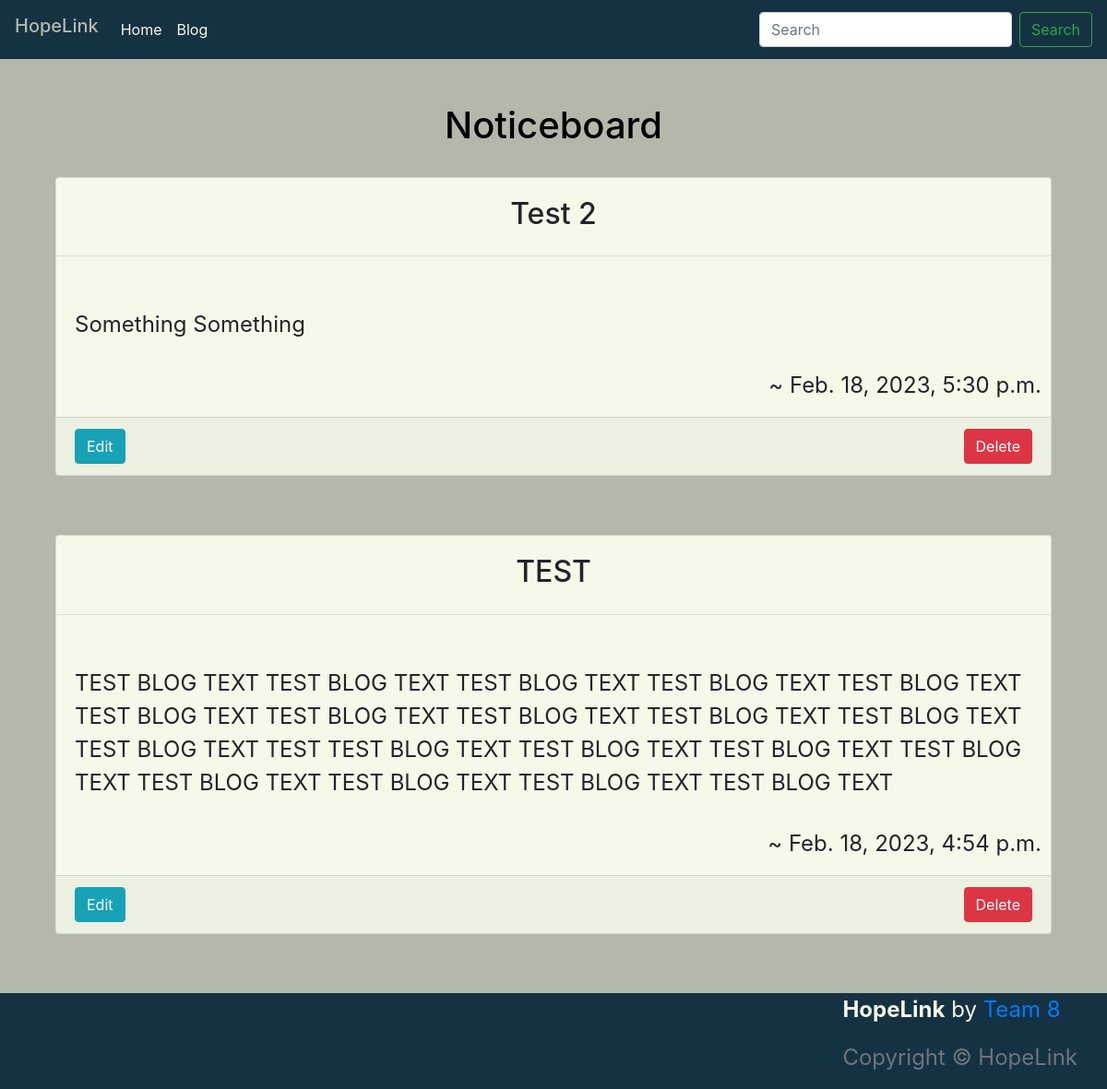
The page /blog/ on the database as committed earlier.
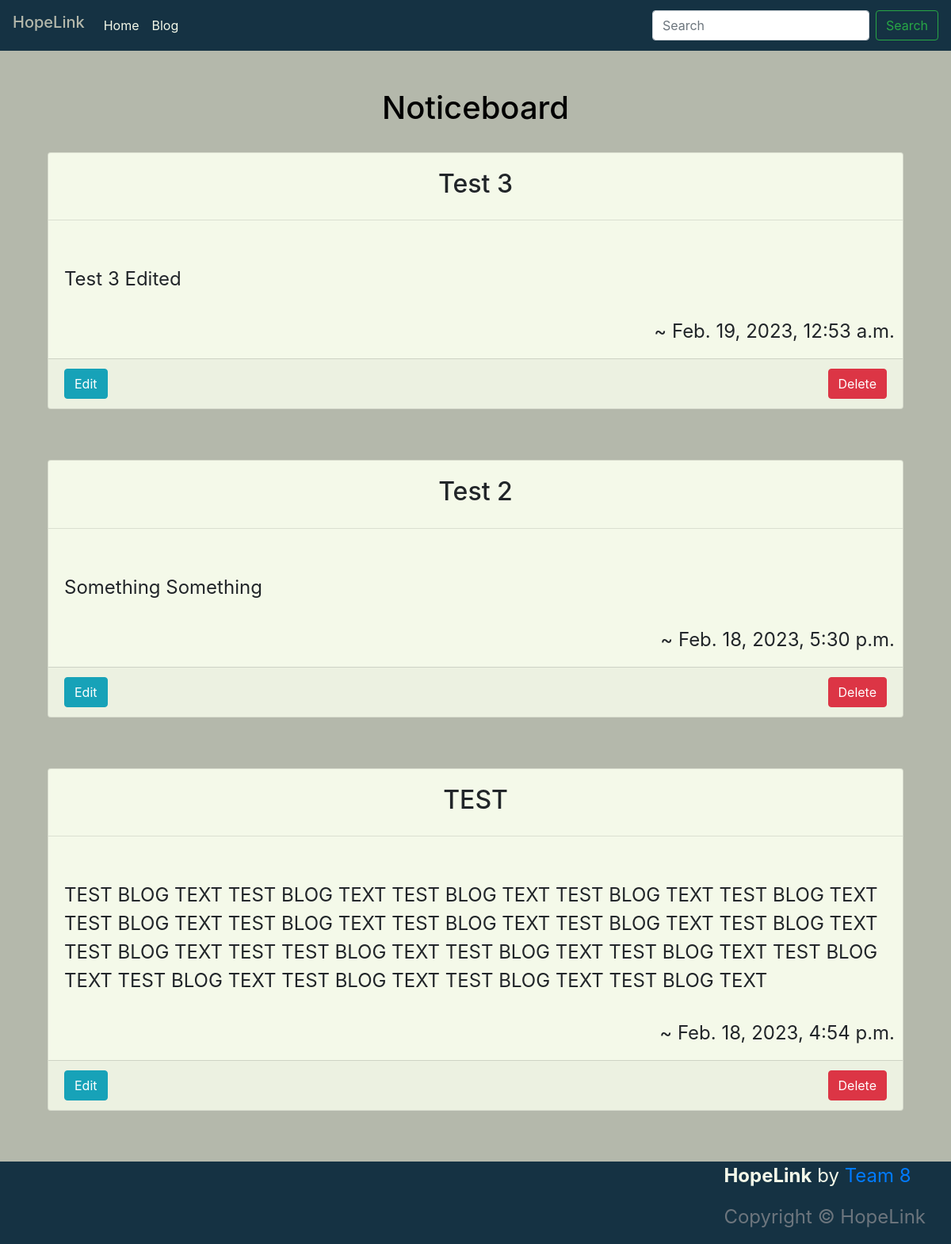
The same page on the database as committed later.
### blog/models.py (models this page shows, shortened)
class Blog(models.Model):
    title = models.CharField(max_length=250, null=False, default='Add Blog title here', unique=True)
    body = models.TextField(null=False, default='Add Blog content here')
    added_on = models.DateTimeField(auto_now_add=True)
    class Meta:
        ordering = ['-added_on']

### blog/views.py (the view)
# urls.py: path('', views.blog, name='blog'),
def blog(request):
    blog = Blog.objects.all()
    template = 'blog/blog.html'
    context = {
        'blog': blog,
    }
    return render(request, template, context)

### blog/templatetags/group_auth.py (called while the page is built)
@register.filter(name='has_group')
def has_group(user, group_name):
    return user.groups.filter(name=group_name).exists()

### blog/templates/blog/blog.html (shortened to what this page needs)
{% extends "base.html" %}
{% load static %}
{% block content %}
<div class="container h-100 text-center">
    <div class="row h-100">
        <div class="col mt-5">
            <h1 class="home-pg-text text-center title-margin" id="black">
                Noticeboard
            </h1>
            <div class="container">
                <div class="row">
                    <div class="col-12">
                        {% for blog in blog %}
                        <div class="card w-100 message-hl card-main-hl">
                            <h2 class="card-title card-heading-hl">{{ blog.title }}</h2>
                            <hr>
                            <p class="card-body text-left card-heading-hl">{{blog.body}}</p>
                            <p class="text-right margin-right-hl">~ {{ blog.added_on }}</p>
                            <div class="card-footer">
                                <small class="ml-3">
                                    <a class="btn btn-info left" href="#">Edit</a>
                                    <a class="btn btn-danger right" href="#">Delete</a>
                                </small>
                            </div>
                        </div>
                        {% endfor %}
                    </div>
                </div>
            </div>
        </div>
    </div>
</div>
{% endblock %}

Rows that differ between the two databases and show on the page:
added Blog: title "Test 3", body "Test 3 Edited", added_on "Feb. 19, 2023, 12:53 a.m."
